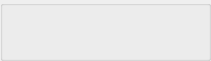
   <widget class="QGroupBox" name="groupBox_5">
    <property name="geometry">
     <rect>
      <x>1340</x>
      <y>200</y>
      <width>211</width>
      <height>61</height>
     </rect>
    </property>
    <property name="styleSheet">
     <string notr="true">#groupBox_5{
background-color: rgba(48,148,243,0);
border: 0px solid #42adff;
border-left: 0px solid #d9d9d9;
border-right: 0px solid rgba(29, 83, 185, 255);
border-radius:0px;}</string>
    </property>
    <property name="title">
     <string/>
    </property>
    <widget class="QPushButton" name="cameraButton">
     <property name="geometry">
      <rect>
       <x>80</x>
       <y>20</y>
       <width>65</width>
       <height>28</height>
      </rect>
     </property>
     <property name="minimumSize">
      <size>
       <width>55</width>
       <height>28</height>
      </size>
     </property>
     <property name="maximumSize">
      <size>
       <width>16777215</width>
       <height>28</height>
      </size>
     </property>
     <property name="toolTip">
      <string>相机</string>
     </property>
     <property name="styleSheet">
      <string notr="true">QPushButton{font-family: &quot;Microsoft YaHei&quot;;
font-size: 14px;
font-weight: bold;
color:white;
text-align: center center;
padding-left: 5px;
padding-right: 5px;
padding-top: 4px;
padding-bottom: 4px;
border-style: solid;
border-width: 0px;
border-color: rgba(255, 255, 255, 255);
border-radius: 3px;
background-color: rgba(48,148,243,0);}

QPushButton:focus{outline: none;}

QPushButton::pressed{font-family: &quot;Microsoft YaHei&quot;;
                     font-size: 14px;
                     font-weight: bold;
                     color:rgb(200,200,200);
                     text-align: center center;
                     padding-left: 5px;
                     padding-right: 5px;
                     padding-top: 4px;
                     padding-bottom: 4px;
                     border-style: solid;
                     border-width: 0px;
                     border-color: rgba(255, 255, 255, 255);
                     border-radius: 3px;
                     background-color:  #bf513b;}

QPushButton::disabled{font-family: &quot;Microsoft YaHei&quot;;
                     font-size: 14px;
                     font-weight: bold;
                     color:rgb(200,200,200);
                     text-align: center center;
                     padding-left: 5px;
                     padding-right: 5px;
                     padding-top: 4px;
                     padding-bottom: 4px;
                     border-style: solid;
                     border-width: 0px;
                     border-color: rgba(255, 255, 255, 255);
                     border-radius: 3px;
                     background-color:  #bf513b;}
QPushButton::hover {
border-style: solid;
border-width: 0px;
border-radius: 0px;
background-color: rgba(48,148,243,80);}</string>
     </property>
     <property name="text">
      <string/>
     </property>
     <property name="icon">
      <iconset resource="apprcc.qrc">
       <normaloff>:/img/icon/摄像头开.png</normaloff>:/img/icon/摄像头开.png</iconset>
     </property>
    </widget>
    <widget class="QPushButton" name="fileButton">
     <property name="geometry">
      <rect>
       <x>10</x>
       <y>20</y>
       <width>64</width>
       <height>28</height>
      </rect>
     </property>
     <property name="minimumSize">
      <size>
       <width>55</width>
       <height>28</height>
      </size>
     </property>
     <property name="maximumSize">
      <size>
       <width>16777215</width>
       <height>28</height>
      </size>
     </property>
     <property name="toolTip">
      <string>文件</string>
     </property>
     <property name="styleSheet">
      <string notr="true">QPushButton{font-family: &quot;Microsoft YaHei&quot;;
font-size: 14px;
font-weight: bold;
color:white;
text-align: center center;
padding-left: 5px;
padding-right: 5px;
padding-top: 4px;
padding-bottom: 4px;
border-style: solid;
border-width: 0px;
border-color: rgba(255, 255, 255, 255);
border-radius: 3px;
background-color: rgba(200, 200, 200,0);}

QPushButton:focus{outline: none;}

QPushButton::pressed{font-family: &quot;Microsoft YaHei&quot;;
                     font-size: 14px;
                     font-weight: bold;
                     color:rgb(200,200,200);
                     text-align: center center;
                     padding-left: 5px;
                     padding-right: 5px;
                     padding-top: 4px;
                     padding-bottom: 4px;
                     border-style: solid;
                     border-width: 0px;
                     border-color: rgba(255, 255, 255, 255);
                     border-radius: 3px;
                     background-color:  #bf513b;}

QPushButton::disabled{font-family: &quot;Microsoft YaHei&quot;;
                     font-size: 14px;
                     font-weight: bold;
                     color:rgb(200,200,200);
                     text-align: center center;
                     padding-left: 5px;
                     padding-right: 5px;
                     padding-top: 4px;
                     padding-bottom: 4px;
                     border-style: solid;
                     border-width: 0px;
                     border-color: rgba(255, 255, 255, 255);
                     border-radius: 3px;
                     background-color:  #bf513b;}
QPushButton::hover {
border-style: solid;
border-width: 0px;
border-radius: 0px;
background-color: rgba(48,148,243,80);}</string>
     </property>
     <property name="text">
      <string/>
     </property>
     <property name="icon">
      <iconset resource="apprcc.qrc">
       <normaloff>:/img/icon/打开.png</normaloff>:/img/icon/打开.png</iconset>
     </property>
    </widget>
    <widget class="QPushButton" name="rtspButton">
     <property name="enabled">
      <bool>true</bool>
     </property>
     <property name="geometry">
      <rect>
       <x>140</x>
       <y>20</y>
       <width>64</width>
       <height>28</height>
      </rect>
     </property>
     <property name="minimumSize">
      <size>
       <width>55</width>
       <height>28</height>
      </size>
     </property>
     <property name="maximumSize">
      <size>
       <width>16777215</width>
       <height>28</height>
      </size>
     </property>
     <property name="toolTip">
      <string>rtsp</string>
     </property>
     <property name="styleSheet">
      <string notr="true">QPushButton{font-family: &quot;Microsoft YaHei&quot;;
font-size: 14px;
font-weight: bold;
color:white;
text-align: center center;
padding-left: 5px;
padding-right: 5px;
padding-top: 4px;
padding-bottom: 4px;
border-style: solid;
border-width: 0px;
border-color: rgba(255, 255, 255, 255);
border-radius: 3px;
background-color: rgba(48,148,243,0);}

QPushButton:focus{outline: none;}

QPushButton::pressed{font-family: &quot;Microsoft YaHei&quot;;
                     font-size: 14px;
                     font-weight: bold;
                     color:rgb(200,200,200);
                     text-align: center center;
                     padding-left: 5px;
                     padding-right: 5px;
                     padding-top: 4px;
                     padding-bottom: 4px;
                     border-style: solid;
                     border-width: 0px;
                     border-color: rgba(255, 255, 255, 255);
                     border-radius: 3px;
                     background-color:  #bf513b;}

QPushButton::disabled{font-family: &quot;Microsoft YaHei&quot;;
                     font-size: 14px;
                     font-weight: bold;
                     color:rgb(200,200,200);
                     text-align: center center;
                     padding-left: 5px;
                     padding-right: 5px;
                     padding-top: 4px;
                     padding-bottom: 4px;
                     border-style: solid;
                     border-width: 0px;
                     border-color: rgba(255, 255, 255, 255);
                     border-radius: 3px;
                     background-color:  #bf513b;}
QPushButton::hover {
border-style: solid;
border-width: 0px;
border-radius: 0px;
background-color: rgba(48,148,243,80);}</string>
     </property>
     <property name="text">
      <string/>
     </property>
     <property name="icon">
      <iconset resource="apprcc.qrc">
       <normaloff>:/img/icon/实时视频流解析.png</normaloff>:/img/icon/实时视频流解析.png</iconset>
     </property>
    </widget>
   </widget>
